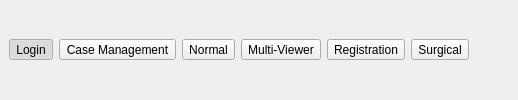
  <widget class="QDockWidget" name="dockWidget">
   <property name="features">
    <set>QDockWidget::NoDockWidgetFeatures</set>
   </property>
   <property name="allowedAreas">
    <set>Qt::BottomDockWidgetArea</set>
   </property>
   <attribute name="dockWidgetArea">
    <number>8</number>
   </attribute>
   <widget class="QWidget" name="dockWidgetContents_2">
    <layout class="QHBoxLayout" name="horizontalLayout_3">
     <item>
      <widget class="QToolButton" name="toolButton_2">
       <property name="text">
        <string>Login</string>
       </property>
       <property name="checkable">
        <bool>true</bool>
       </property>
       <property name="checked">
        <bool>true</bool>
       </property>
       <attribute name="buttonGroup">
        <string notr="true">buttonGroup_3</string>
       </attribute>
      </widget>
     </item>
     <item>
      <widget class="QToolButton" name="toolButton">
       <property name="text">
        <string>Case Management</string>
       </property>
       <property name="checkable">
        <bool>true</bool>
       </property>
       <attribute name="buttonGroup">
        <string notr="true">buttonGroup_3</string>
       </attribute>
      </widget>
     </item>
     <item>
      <widget class="QToolButton" name="toolButton_3">
       <property name="text">
        <string>Normal</string>
       </property>
       <property name="checkable">
        <bool>true</bool>
       </property>
       <attribute name="buttonGroup">
        <string notr="true">buttonGroup_3</string>
       </attribute>
      </widget>
     </item>
     <item>
      <widget class="QToolButton" name="toolButton_4">
       <property name="text">
        <string>Multi-Viewer</string>
       </property>
       <property name="checkable">
        <bool>true</bool>
       </property>
       <attribute name="buttonGroup">
        <string notr="true">buttonGroup_3</string>
       </attribute>
      </widget>
     </item>
     <item>
      <widget class="QToolButton" name="toolButton_5">
       <property name="text">
        <string>Registration</string>
       </property>
       <property name="checkable">
        <bool>true</bool>
       </property>
       <attribute name="buttonGroup">
        <string notr="true">buttonGroup_3</string>
       </attribute>
      </widget>
     </item>
     <item>
      <widget class="QToolButton" name="toolButton_6">
       <property name="text">
        <string>Surgical</string>
       </property>
       <property name="checkable">
        <bool>true</bool>
       </property>
       <attribute name="buttonGroup">
        <string notr="true">buttonGroup_3</string>
       </attribute>
      </widget>
     </item>
     <item>
      <spacer name="horizontalSpacer_3">
       <property name="orientation">
        <enum>Qt::Horizontal</enum>
       </property>
       <property name="sizeHint" stdset="0">
        <size>
         <width>40</width>
         <height>20</height>
        </size>
       </property>
      </spacer>
     </item>
    </layout>
   </widget>
  </widget>
